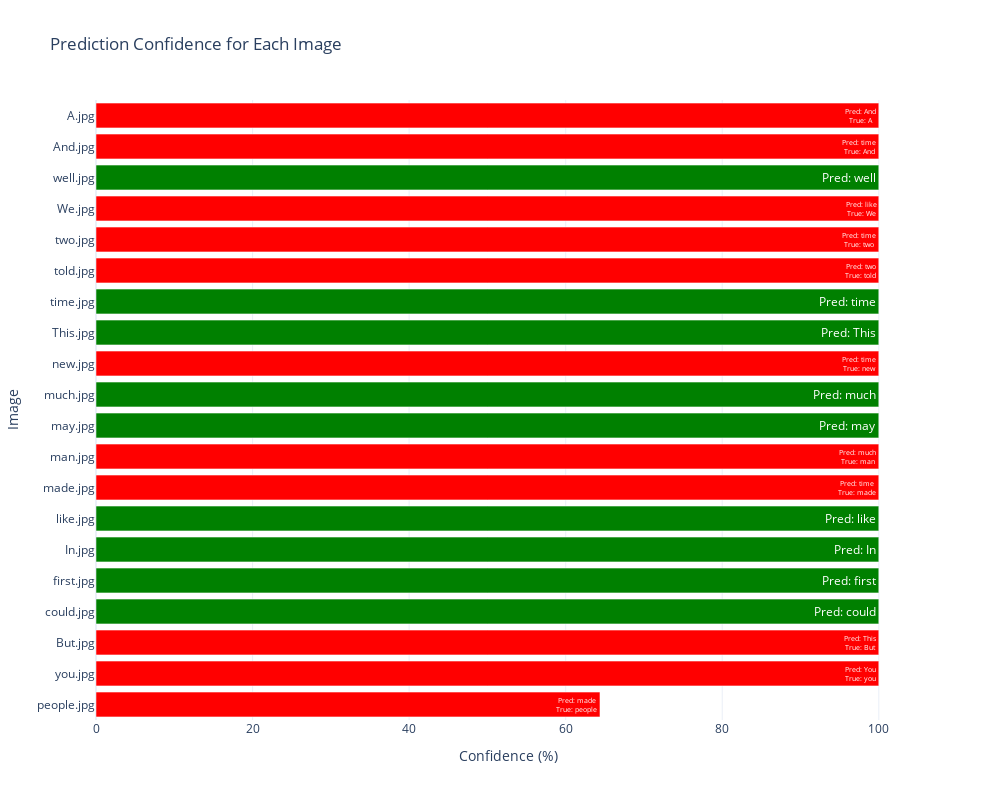

The cell this chart's notebook holds for it:
### Markdown cell above
## Visualizing Prediction Confidence for Each Handwritten Image

### Code cell
# Assuming results_df is already defined and contains prediction results

# Sort results by confidence for better visualization
results_df = results_df.sort_values(by="Confidence (%)", ascending=False)

# Determine colors for each bar based on whether the prediction was correct
colors = ['green' if row['True Label'] == row['Predicted Label'] else 'red' for index, row in results_df.iterrows()]

# Create a Plotly figure for better interactive visualization
fig = go.Figure()

# Add horizontal bar chart with color-coding based on prediction correctness
fig.add_trace(go.Bar(
    y=results_df['Image'],
    x=results_df['Confidence (%)'],
    orientation='h',
    marker=dict(color=colors),
    text=[
        f"Pred: {row['Predicted Label']}<br>True: {row['True Label']}"
        if row['True Label'] != row['Predicted Label']
        else f"Pred: {row['Predicted Label']}"
        for _, row in results_df.iterrows()
    ],
    hoverinfo='text'
))

# Update layout for better visibility
fig.update_layout(
    title="Prediction Confidence for Each Image",
    xaxis_title="Confidence (%)",
    yaxis_title="Image",
    yaxis=dict(autorange="reversed"),  # Invert y-axis (highest confidence at the top)
    height=800,  # Set figure height for better visibility
    width=1000,
    template='plotly_white',
    legend=dict(x=0.85, y=1.15),
)

# Display the figure
fig.show()

### Figure 1 — Plotly figure (JSON) as saved in the notebook; plotly's stock layout.template omitted (floating-point values rounded to 4 significant figures)
{"data": [{"hoverinfo": "text", "marker": {"color": ["red", "red", "green", "red", "red", "red", "green", "green", "red", "green", "green", "red", "red", "green", "green", "green", "green", "red", "red", "red"]}, "orientation": "h", "text": ["Pred: And<br>True: A", "Pred: time<br>True: And", "Pred: well", "Pred: like<br>True: We", "Pred: time<br>True: two", "Pred: two<br>True: told", "Pred: time", "Pred: This", "Pred: time<br>True: new", "Pred: much", "Pred: may", "Pred: much<br>True: man", "Pred: time<br>True: made", "Pred: like", "Pred: In", "Pred: first", "Pred: could", "Pred: This<br>True: But", "Pred: You<br>True: you", "Pred: made<br>True: people"], "type": "bar", "x": [100, 100, 100, 100, 100, 100, 100, 100, 100, 100, 100, 100, 100, 100, 100, 100, 100, 100, 100, 64.38], "y": ["A.jpg", "And.jpg", "well.jpg", "We.jpg", "two.jpg", "told.jpg", "time.jpg", "This.jpg", "new.jpg", "much.jpg", "may.jpg", "man.jpg", "made.jpg", "like.jpg", "In.jpg", "first.jpg", "could.jpg", "But.jpg", "you.jpg", "people.jpg"]}], "layout": {"height": 800, "legend": {"x": 0.85, "y": 1.15}, "title": {"text": "Prediction Confidence for Each Image"}, "width": 1000, "xaxis": {"title": {"text": "Confidence (%)"}}, "yaxis": {"autorange": "reversed", "title": {"text": "Image"}}}}
